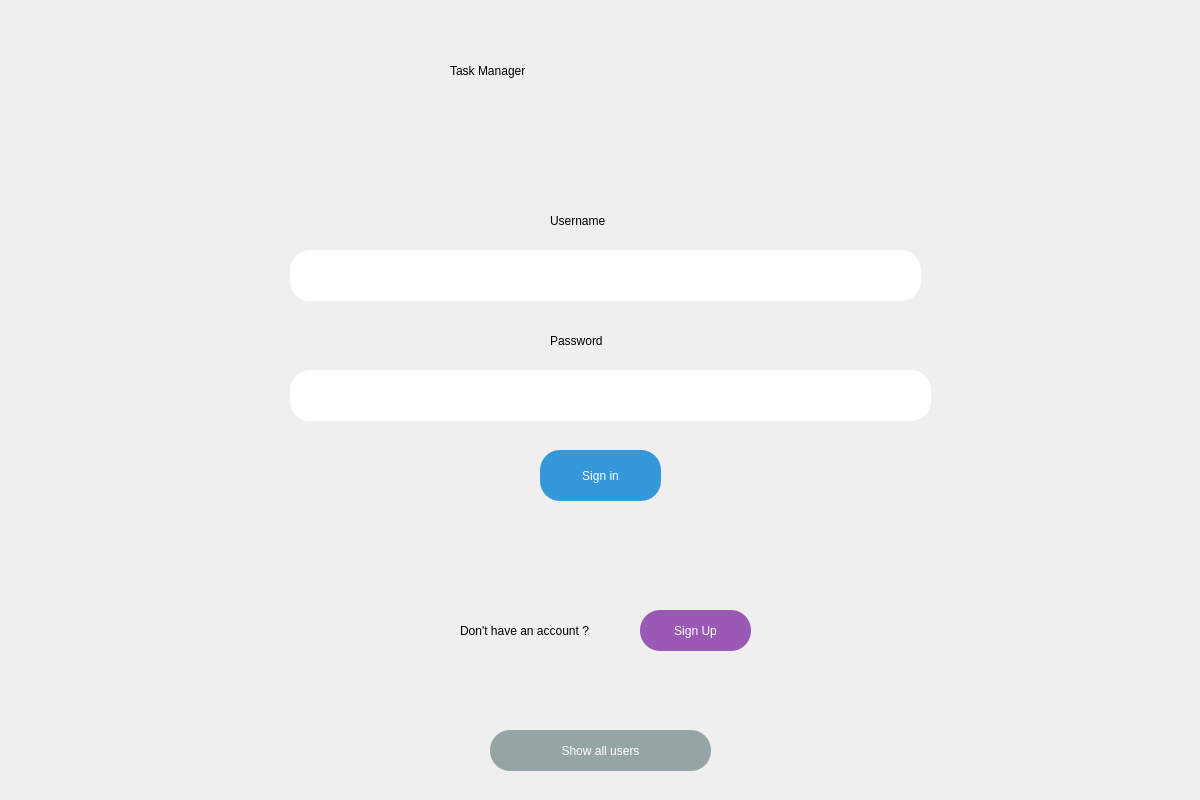
<?xml version="1.0" encoding="UTF-8"?>
<ui version="4.0">
 <class>MainWindow</class>
 <widget class="QMainWindow" name="MainWindow">
  <property name="geometry">
   <rect>
    <x>0</x>
    <y>0</y>
    <width>1200</width>
    <height>800</height>
   </rect>
  </property>
  <property name="minimumSize">
   <size>
    <width>1200</width>
    <height>800</height>
   </size>
  </property>
  <property name="maximumSize">
   <size>
    <width>1200</width>
    <height>800</height>
   </size>
  </property>
  <property name="windowTitle">
   <string>MainWindow</string>
  </property>
  <property name="styleSheet">
   <string notr="true">QWidget {
    background: qlineargradient(
        x1:0, y1:0, x2:1, y2:1,
        stop:0 #d16ba5,   /* pinkish purple */
        stop:1 #2575fc    /* vivid blue */
    );
}
</string>
  </property>
  <widget class="QWidget" name="centralwidget">
   <widget class="QPlainTextEdit" name="txtusername">
    <property name="geometry">
     <rect>
      <x>290</x>
      <y>250</y>
      <width>631</width>
      <height>51</height>
     </rect>
    </property>
    <property name="styleSheet">
     <string notr="true">background-color: rgb(255, 255, 255);
font: 18pt &quot;Segoe UI&quot;;

    border: none;                /* remove native border */
    border-radius: 20px;         /* makes edges round */
    padding: 5px 15px;   
color: rgb(0, 0, 0);</string>
    </property>
   </widget>
   <widget class="QPushButton" name="BSignup">
    <property name="geometry">
     <rect>
      <x>640</x>
      <y>610</y>
      <width>111</width>
      <height>41</height>
     </rect>
    </property>
    <property name="styleSheet">
     <string notr="true">QPushButton {
    font: 14pt &quot;Segoe UI&quot;;

    background-color: #9b59b6;  /* signup button purple */
    color: white;
    border: none;
    border-radius: 20px;
    padding: 5px 15px;
}
QPushButton:hover {
    background-color: #8e44ad;  /* darker purple on hover */
}
</string>
    </property>
    <property name="text">
     <string>Sign Up</string>
    </property>
   </widget>
   <widget class="QPushButton" name="Blogin">
    <property name="geometry">
     <rect>
      <x>540</x>
      <y>450</y>
      <width>121</width>
      <height>51</height>
     </rect>
    </property>
    <property name="styleSheet">
     <string notr="true">QPushButton {
	font: 14pt &quot;Segoe UI&quot;;

    background-color: #3498db;  /* button color */
    color: white;                /* text color */
    border: none;                /* remove native border */
    border-radius: 20px;         /* makes edges round */
    padding: 5px 15px;           /* spacing inside button */
}
QPushButton:hover {
    background-color: #2980b9;  /* hover color */
}

QPushButton:pressed {
    background-color: #1c5980;  /* pressed color */
}</string>
    </property>
    <property name="text">
     <string>Sign in</string>
    </property>
   </widget>
   <widget class="QPushButton" name="BtnUsers">
    <property name="geometry">
     <rect>
      <x>490</x>
      <y>730</y>
      <width>221</width>
      <height>41</height>
     </rect>
    </property>
    <property name="styleSheet">
     <string notr="true">QPushButton {
    font: 14pt &quot;Segoe UI&quot;;

    background-color: #95a5a6;  /* neutral gray */
    color: white;
    border: none;
    border-radius: 20px;
    padding: 5px 15px;
}
QPushButton:hover {
    background-color: #7f8c8d;  /* darker gray hover */
}
</string>
    </property>
    <property name="text">
     <string>Show all users</string>
    </property>
   </widget>
   <widget class="QLabel" name="label">
    <property name="geometry">
     <rect>
      <x>550</x>
      <y>200</y>
      <width>141</width>
      <height>41</height>
     </rect>
    </property>
    <property name="styleSheet">
     <string notr="true">background: transparent;
font: 18pt &quot;Segoe UI&quot;;</string>
    </property>
    <property name="text">
     <string>Username </string>
    </property>
   </widget>
   <widget class="QLabel" name="label_2">
    <property name="geometry">
     <rect>
      <x>550</x>
      <y>320</y>
      <width>131</width>
      <height>41</height>
     </rect>
    </property>
    <property name="styleSheet">
     <string notr="true">background: transparent;
font: 18pt &quot;Segoe UI&quot;;</string>
    </property>
    <property name="text">
     <string>Password</string>
    </property>
   </widget>
   <widget class="QLabel" name="label_3">
    <property name="geometry">
     <rect>
      <x>460</x>
      <y>610</y>
      <width>211</width>
      <height>41</height>
     </rect>
    </property>
    <property name="styleSheet">
     <string notr="true">background: transparent;
font: 12pt &quot;Segoe UI&quot;;</string>
    </property>
    <property name="text">
     <string>Don't have an account ?</string>
    </property>
   </widget>
   <widget class="QLabel" name="label_4">
    <property name="geometry">
     <rect>
      <x>450</x>
      <y>10</y>
      <width>421</width>
      <height>121</height>
     </rect>
    </property>
    <property name="styleSheet">
     <string notr="true">background: transparent;
font: 36pt &quot;Segoe UI&quot;;</string>
    </property>
    <property name="text">
     <string>Task Manager</string>
    </property>
   </widget>
   <widget class="QLineEdit" name="txtpassword">
    <property name="geometry">
     <rect>
      <x>290</x>
      <y>370</y>
      <width>641</width>
      <height>51</height>
     </rect>
    </property>
    <property name="styleSheet">
     <string notr="true">background-color: rgb(255, 255, 255);
font: 18pt &quot;Segoe UI&quot;;

    border: none;                /* remove native border */
    border-radius: 20px;         /* makes edges round */
    padding: 5px 15px;   
color: rgb(0, 0, 0);</string>
    </property>
   </widget>
  </widget>
 </widget>
 <resources/>
 <connections/>
</ui>
